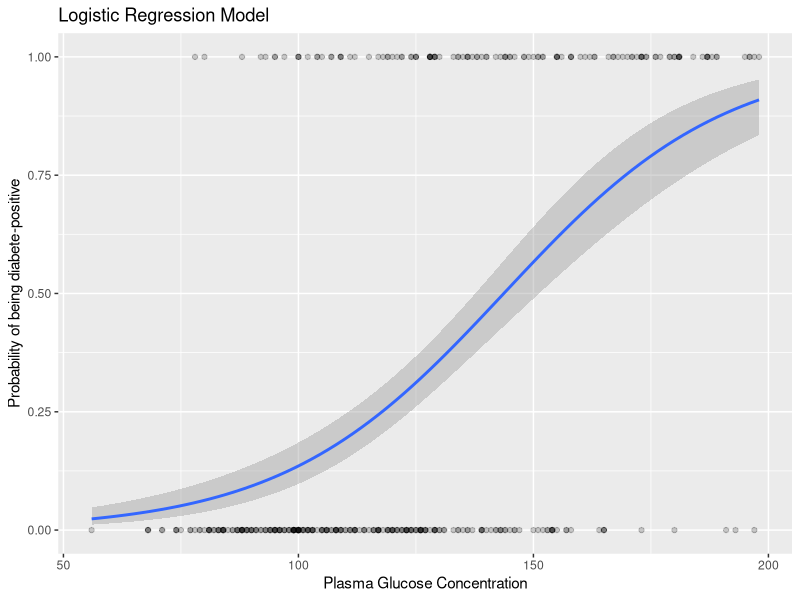

Write R code to recreate this figure.
library(mlbench)
data("PimaIndiansDiabetes2")
diabetes<-na.omit(PimaIndiansDiabetes2)
logit <- glm(diabetes~glucose,family = binomial,data = diabetes)
#returns the estimate, standard errors, z-score, and p-values on each of the coefficients
summary(logit)

library(tidyverse)
train2 <-mutate(diabetes,prob = ifelse(diabetes =="pos",1,0))

ggplot(train2,aes(glucose,prob)) +
  geom_point(alpha = 0.2) +
  geom_smooth(method = "glm",method.args = list(family = "binomial")) +
  labs(
    title = "Logistic Regression Model",
    x = "Plasma Glucose Concentration",
    y = "Probability of being diabete-positive"
  )

#Predictions can be easily made using the function predict(). 
#Use the option type = “response” to directly obtain the probabilities
newdata <- data.frame(glucose = c(20,180))
probabilities <- predict(logit,newdata,type = "response")
probabilities

#convert the probability response variable to the categorical one
predicted.classes <- ifelse(probabilities > 0.5, "pos","neg")
predicted.classes

#extract fitted values for the diabetes dataset use fitted.values
diabetes.predicted <- logit$fitted.values
diabetes.classes <- ifelse(diabetes.predicted > 0.5,"pos","neg")

#Check how many observation were correctly classified
table(diabetes.classes,diabetes$diabetes)

#Calculate proportion of correctly classified observation
mean(diabetes.classes == diabetes$diabetes)

